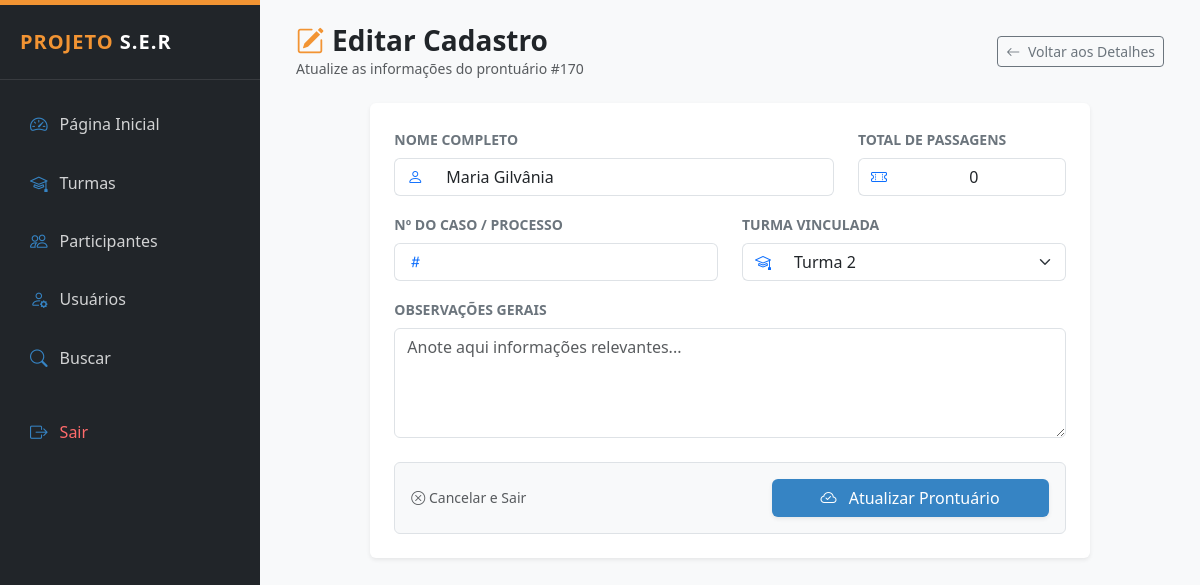
The page /public/participantes_editar.php?id=170 (signed in) on the database as committed earlier.
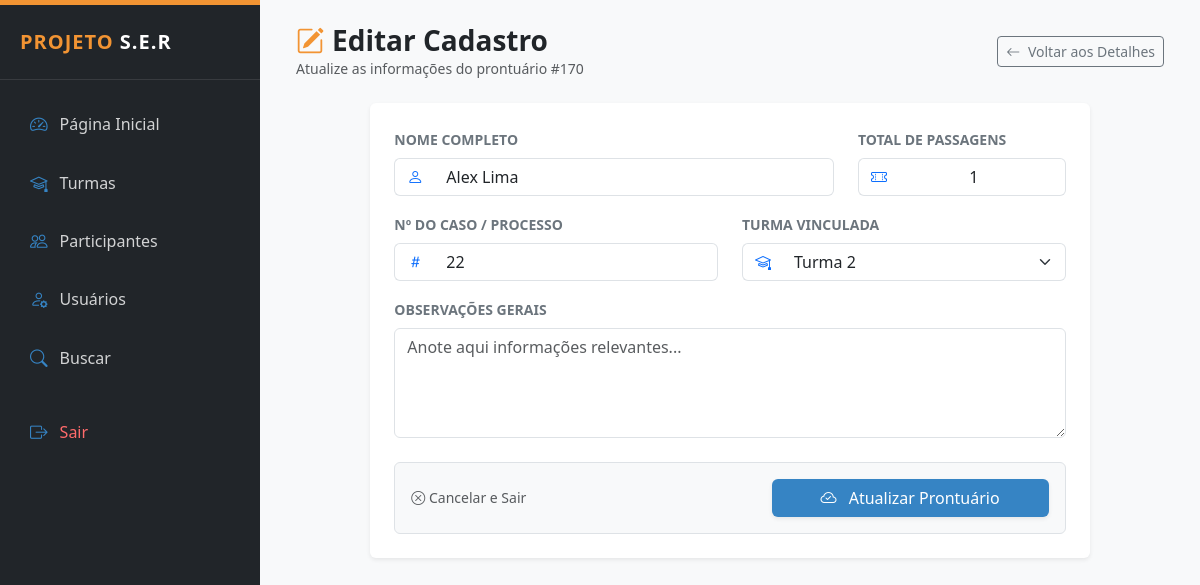
The same page on the database as committed later.
### tables this page shows
CREATE TABLE `participantes` (
  `id` int(11) NOT NULL,
  `nome` varchar(120) NOT NULL,
  `numero_processo` varchar(50) DEFAULT NULL,
  `cpf` varchar(11) DEFAULT NULL,
  `data_nascimento` date DEFAULT NULL,
  `telefone` varchar(20) DEFAULT NULL,
  `email` varchar(120) DEFAULT NULL,
  `endereco` varchar(150) DEFAULT NULL,
  `bairro` varchar(100) DEFAULT NULL,
  `turma_id` int(11) DEFAULT NULL,
  `observacoes` text DEFAULT NULL,
  `criado_em` timestamp NOT NULL DEFAULT current_timestamp(),
  `caso_id` int(11) DEFAULT NULL,
  `status` enum('ativo','inativo') DEFAULT 'ativo',
  `total_passagens` int(11) DEFAULT 0
);

CREATE TABLE `turmas` (
  `id` int(11) NOT NULL,
  `nome` varchar(120) NOT NULL,
  `descricao` text DEFAULT NULL,
  `responsavel` varchar(100) DEFAULT NULL,
  `data_inicio` date DEFAULT NULL,
  `data_fim` date DEFAULT NULL,
  `status` enum('ativa','encerrada') DEFAULT 'ativa',
  `criado_em` timestamp NOT NULL DEFAULT current_timestamp()
);

### public/participantes_editar.php (the view, shortened to what the changed rows need)
<?php
require_once __DIR__ . "/../config/conexao.php";
require_once __DIR__ . "/../layout/admin_header.php";
$id = $_GET['id'] ?? null;
$stmt = $pdo->prepare("SELECT id, nome, numero_processo, observacoes, turma_id, total_passagens FROM participantes WHERE id = ?");
$stmt->execute([$id]);
$p = $stmt->fetch(PDO::FETCH_ASSOC);
$stmtTurmas = $pdo->query("SELECT id, nome, status FROM turmas ORDER BY nome ASC");
$turmas = $stmtTurmas->fetchAll(PDO::FETCH_ASSOC);
?>
<div class="container-fluid">
    <div class="d-flex justify-content-between align-items-center mb-4">
        <div>
            <h3 class="fw-bold mb-0 text-dark">
                <i class="bi bi-pencil-square me-2" style="color: var(--ser-orange);"></i>Editar Cadastro
            </h3>
            <p class="text-muted small mb-0">Atualize as informações do prontuário #<?= $p['id'] ?></p>
        </div>
    </div>
    <div class="row justify-content-center">
        <div class="col-md-10">
            <div class="card border-0 shadow-sm">
                <div class="card-body p-4">
                    <form action="participantes_salvar.php" method="POST">
                        <div class="row">
                            <div class="col-md-8 mb-3">
                                <div class="input-group">
                                    <span class="input-group-text bg-white border-end-0 text-primary"><i class="bi bi-person"></i></span>
                                    <input type="text" name="nome" class="form-control border-start-0"
                                           value="<?= htmlspecialchars($p['nome']) ?>" required>
                                </div>
                            </div>
                            <div class="col-md-4 mb-3">
                                <div class="input-group">
                                    <span class="input-group-text bg-white border-end-0 text-primary"><i class="bi bi-ticket-perforated"></i></span>
                                    <input type="number" name="total_passagens" class="form-control border-start-0 text-center"
                                           value="<?= $p['total_passagens'] ?? 0 ?>" min="0">
                                </div>
                            </div>
                        </div>
                        <div class="row">
                            <div class="col-md-6 mb-3">
                                <div class="input-group">
                                    <span class="input-group-text bg-white border-end-0 text-primary"><i class="bi bi-hash"></i></span>
                                    <input type="text" name="numero_processo" class="form-control border-start-0"
                                           value="<?= htmlspecialchars($p['numero_processo'] ?? '') ?>" required>
                                </div>
                            </div>
                            <div class="col-md-6 mb-3">
                                <div class="input-group">
                                    <span class="input-group-text bg-white border-end-0 text-primary"><i class="bi bi-mortarboard"></i></span>
                                    <select name="turma_id" class="form-select border-start-0" required>
                                        <?php foreach ($turmas as $t): ?>
                                            <option value="<?= $t['id'] ?>" <?= ($t['id'] == $p['turma_id']) ? 'selected' : '' ?>>
                                                <?= htmlspecialchars($t['nome']) ?>
                                            </option>
                                        <?php endforeach; ?>
                                    </select>
                                </div>
                            </div>
                        </div>
                    </form>
                </div>
            </div>
        </div>
    </div>
</div>
<?php require_once __DIR__ . "/../layout/admin_footer.php"; ?>

Rows that differ between the two databases and show on the page:
changed participantes "Turma 2": nome "Maria Gilvânia" → "Alex Lima"; total_passagens "0" → "1"; numero_processo (not shown) → "22"
